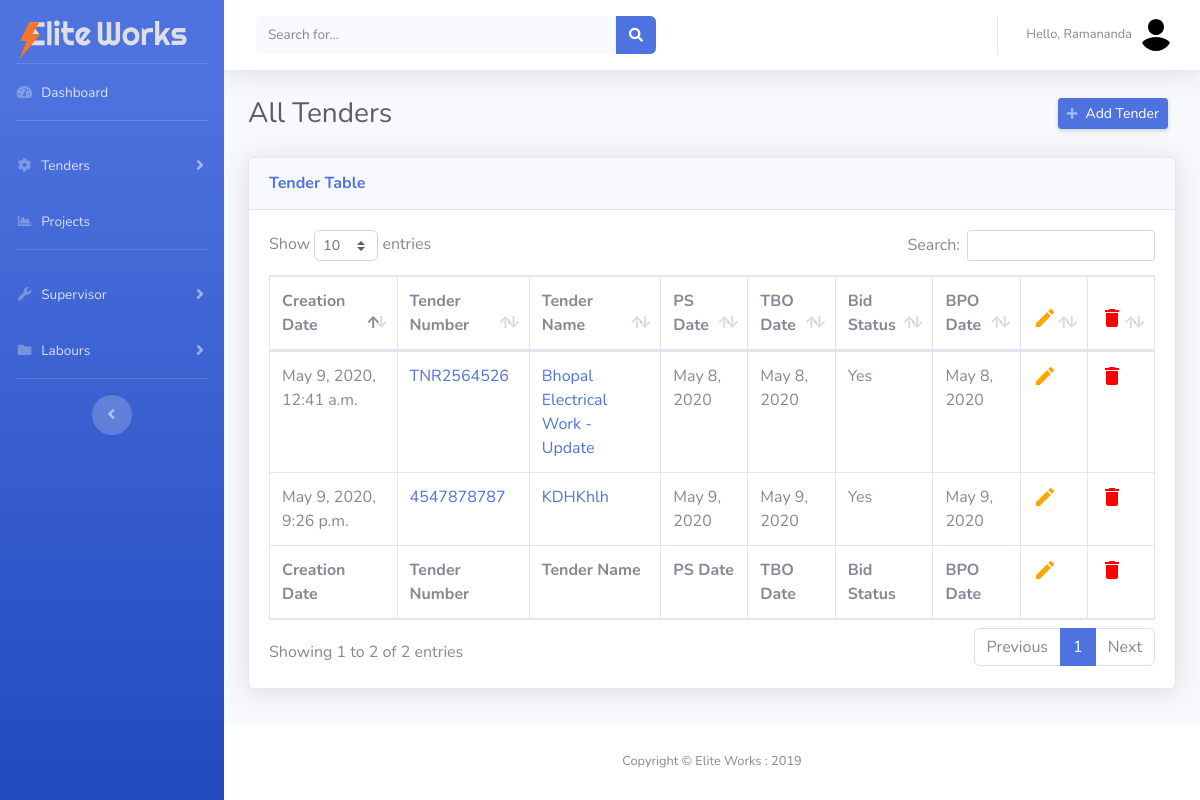
Page /tenders/ (signed in) on the committed database.
### project/models.py (models this page shows, shortened)
class Tender(models.Model):
    Yes = 'Yes'
    No = 'No'
    status = [(Yes, 'Yes'), (No, 'No')]
    uuid_no = models.UUIDField(default=uuid.uuid4, editable=False, unique=True)
    date_created = models.DateTimeField(
        'Creation Date', auto_now_add=True, null=True)
    tender_number = models.CharField('Tender Number / ID', max_length=500)
    tender_name = models.CharField('Tender Name', max_length=500)
    tender_description = models.TextField('Tender Description')
    tender_submission_date = models.DateField(
        'Tender Submission Date', default=timezone.now)
    tender_purchase_reciept = models.FileField('Tender Purchase Reciept')
    tender_confirmation_reciept = models.FileField(
        'Tender Confirmation Reciept')
    physical_submission_date = models.DateField(
        'Physical Submission Date', default=timezone.now)
    tech_bid_opening_date = models.DateField(
        'Technical Bid Opening Date', default=timezone.now)
    bid_status = models.CharField(
        'Bid Status', max_length=10, choices=status, default=No)
    bid_price_opening_date = models.DateField(
        'Bid price opening date', blank=True, default=timezone.now)
    prize_bid = models.CharField('Bid Price', max_length=50)

### manpower/decoraters.py (the view)
        def wrapper_func(request, *args, **kwargs):
            group = None
            if request.user.groups.exists():
                group = request.user.groups.all()[0].name
            if group in allowed_roles:
                return view_func(request, *args, **kwargs)
            else:
                return HttpResponseRedirect('/uaaccess/')

### manpower/decoraters.py (called while the page is built)
def allowed_users(allowed_roles=[]):
    def decorator(view_func):
        def wrapper_func(request, *args, **kwargs):
            group = None
            if request.user.groups.exists():
                group = request.user.groups.all()[0].name
            if group in allowed_roles:
                return view_func(request, *args, **kwargs)
            else:
                return HttpResponseRedirect('/uaaccess/')
        return wrapper_func
    return decorator

### manpower/views.py (called while the page is built)
@allowed_users(allowed_roles=['master', 'admin'])
def tenders(request):
    tender_list = Tender.objects.all()
    context = {'tender_list': tender_list}
    return render(request, 'manpower/tenders.html', context)

### manpower/templates/manpower/tenders.html (shortened to what this page needs)
{% extends 'manpower/base.html' %}
{% load static %}
{% block content %}
<div class="container-fluid">
    <div class="d-sm-flex align-items-center justify-content-between mb-4">
        <h1 class="h3 mb-0 text-gray-800">All Tenders</h1>
        <a href="{% url 'add_tender' %}"
            class="d-xs-block my-1 mr-2 px-2 d-sm-inline-block btn btn-sm btn-primary shadow-sm"><i
                class="fas fa-plus fa-sm text-white-50 pr-2"></i>Add Tender</a>
    </div>
    <div class="card shadow mb-4">
        <div class="card-header py-3">
            <h6 class="m-0 font-weight-bold text-primary">Tender Table</h6>
        </div>
        <div class="card-body">
            <div class="table-responsive">
                <table class="table table-bordered" id="dataTable" width="100%" cellspacing="0">
                    <thead>
                        <tr>
                            <th>Creation Date</th>
                            <th>Tender Number</th>
                            <th>Tender Name</th>
                            <th>PS Date</th>
                            <th>TBO Date</th>
                            <th>Bid Status</th>
                            <th>BPO Date</th>
                            <th><i class="material-icons update">edit</i></th>
                            <th><i class="material-icons delete">delete</i></th>
                        </tr>
                    </thead>
                    <tfoot>
                        <tr>
                            <th>Creation Date</th>
                            <th>Tender Number</th>
                            <th>Tender Name</th>
                            <th>PS Date</th>
                            <th>TBO Date</th>
                            <th>Bid Status</th>
                            <th>BPO Date</th>
                            <th><i class="material-icons update">edit</i></th>
                            <th><i class="material-icons delete">delete</i></th>
                        </tr>
                    </tfoot>
                    <tbody>
                        {% for tender in tender_list  %}
                        <tr>
                            <td>{{tender.date_created}}</td>
                            <td><a href="{% url 'tender_details' tender.id %}">{{tender.tender_number}}</a></td>
                            <td><a href="{% url 'tender_details' tender.id %}">{{tender.tender_name}}</a></td>
                            <td>{{tender.physical_submission_date}}</td>
                            <td>{{tender.tech_bid_opening_date}}</td>
                            <td>{{tender.bid_status}}</td>
                            <td>{{tender.bid_price_opening_date}}</td>
                            <th><a href="{% url 'edit_tender' tender.id %}"><i
                                        class="material-icons update">edit</i></a></th>
                            <th><a href="{% url 'delete_tender' tender.id %}"><i
                                        class="material-icons delete">delete</i></a></th>
                        </tr>
                        {% endfor %}
                    </tbody>
                </table>
            </div>
        </div>
    </div>
</div>
{% endblock content %}

### manpower/templates/manpower/base.html (shortened to what this page needs)
{% load static %}
{% url 'dashboard' as dashboard %}
{% url 'tender' as tender %}
{% url 'suprervisor' as suprervisor %}
{% url 'labour' as labour %}
<!DOCTYPE html>
<html lang="en">
<head>
    <link href="{% static 'vendor/fontawesome-free/css/all.min.css' %}" rel="stylesheet" type="text/css">
    <link rel="stylesheet"
        href="https://cdn.jsdelivr.net/npm/bootstrap-select@1.13.14/dist/css/bootstrap-select.min.css">
    <link href="{% static 'css/sb-admin-2.min.css' %}" rel="stylesheet">
    <link href="{% static 'css/main.css' %}" rel="stylesheet">
    <link href="{% static 'vendor/datatables/dataTables.bootstrap4.min.css' %}" rel="stylesheet">
</head>
<body id="page-top">
    <div id="wrapper">
        <ul class="navbar-nav bg-gradient-primary sidebar sidebar-dark accordion" id="accordionSidebar">
            <div class="logo">
                <a class="navbar-brand" href="{% url 'dashboard' %}">
                    <img src="{% static 'img/elite_works_logo.svg' %}" alt="Elite Works Logo">
                </a>
            </div>
            <hr class="sidebar-divider my-0">
            <li class="nav-item {% if request.path == dashboard %} active {%endif%}">
                <a class="nav-link" href="{% url 'dashboard' %}">
                    <i class="fas fa-fw fa-tachometer-alt"></i>
                    <span>Dashboard</span></a>
            </li>
            <hr class="sidebar-divider">
            {% if request.user.is_staff %}
            <li class="nav-item {% if request.path == tender %} active {%endif%}">
                <a class="nav-link collapsed" href="{% url 'tenders'  %}" data-toggle="collapse"
                    data-target="#collapseTwo" aria-expanded="true" aria-controls="collapseTwo">
                    <i class="fas fa-fw fa-cog"></i>
                    <span>Tenders</span>
                </a>
            </li>
            {% endif %}
            <li class="nav-item {% if request.path == project %} active {%endif%}">
                <a class="nav-link" href="{% url 'projects' %}">
                    <i class="fas fa-fw fa-chart-area"></i>
                    <span>Projects</span></a>
            </li>
            {% if request.user.is_staff %}
            <hr class="sidebar-divider">
            <li class="nav-item {% if request.path == project %} active {%endif%}">
                <a class="nav-link collapsed" href="#" data-toggle="collapse" data-target="#collapseUtilities"
                    aria-expanded="true" aria-controls="collapseUtilities">
                    <i class="fas fa-fw fa-wrench"></i>
                    <span>Supervisor</span>
                </a>
            </li>
            {% endif %}
            {% if request.user.is_staff %}
            <li class="nav-item {% if request.path == project %} active {%endif%}">
                <a class="nav-link collapsed" href="#" data-toggle="collapse" data-target="#collapsePages"
                    aria-expanded="true" aria-controls="collapsePages">
                    <i class="fas fa-fw fa-folder"></i>
                    <span>Labours</span>
                </a>
            </li>
            {% endif %}
            <hr class="sidebar-divider d-none d-md-block">
            <div class="text-center d-none d-md-inline">
                <button class="rounded-circle border-0" id="sidebarToggle"></button>
            </div>
        </ul>
        <div id="content-wrapper" class="d-flex flex-column">
            <div id="content">
                <nav class="navbar navbar-expand navbar-light bg-white topbar mb-4 static-top shadow">
                    <form
                        class="d-none d-sm-inline-block form-inline mr-auto ml-md-3 my-2 my-md-0 mw-100 navbar-search">
                        <div class="input-group">
                            <input type="text" class="form-control bg-light border-0 small" placeholder="Search for..."
                                aria-label="Search" aria-describedby="basic-addon2">
                            <div class="input-group-append">
                                <button class="btn btn-primary" type="button">
                                    <i class="fas fa-search fa-sm"></i>
                                </button>
                            </div>
                        </div>
                    </form>
                    <ul class="navbar-nav ml-auto">
                        <li class="nav-item dropdown no-arrow">
                            <a class="nav-link dropdown-toggle" href="#" id="userDropdown" role="button"
                                data-toggle="dropdown" aria-haspopup="true" aria-expanded="false">
                                <span class="mr-2 d-none d-lg-inline text-gray-600 small">Hello,
                                    {{request.user.first_name}}</span>
                                <img class="img-profile rounded-circle" src="{% static 'img/user_logo.svg' %}">
                            </a>
                        </li>
                    </ul>
                </nav>
                {% block content %}
                {% endblock content %}
            </div>
            <footer class="sticky-footer bg-white">
                <div class="container my-auto">
                    <div class="copyright text-center my-auto">
                        <span>Copyright &copy; Elite Works : 2019</span>
                    </div>
                </div>
            </footer>
        </div>
    </div>
</body>
</html>

### static/css/main.css (style rules this page uses)
.logo img { vertical-align: middle; border-style: none; width: 90%; padding-left: 20px; padding-top: 15px; }

### manpower/templates/manpower/tenders.html (style rules this page uses)
.update { color: orange; }
.delete { color: red; }
tbody tr th { font-weight: 400 !important; color: grey !important; }

### rows in the picture
Tender: date_created "May 9, 2020, 12:41 a.m.", tender_number "TNR2564526", tender_name "Bhopal Electrical Work - Update", physical_submission_date "May 8, 2020", tech_bid_opening_date "May 8, 2020", bid_status "Yes", bid_price_opening_date "May 8, 2020"
Tender: date_created "May 9, 2020, 9:26 p.m.", tender_number "4547878787", tender_name "KDHKhlh", physical_submission_date "May 9, 2020", tech_bid_opening_date "May 9, 2020", bid_status "Yes", bid_price_opening_date "May 9, 2020"

### other values in the picture
{{ request.user.first_name }} "Ramananda"
